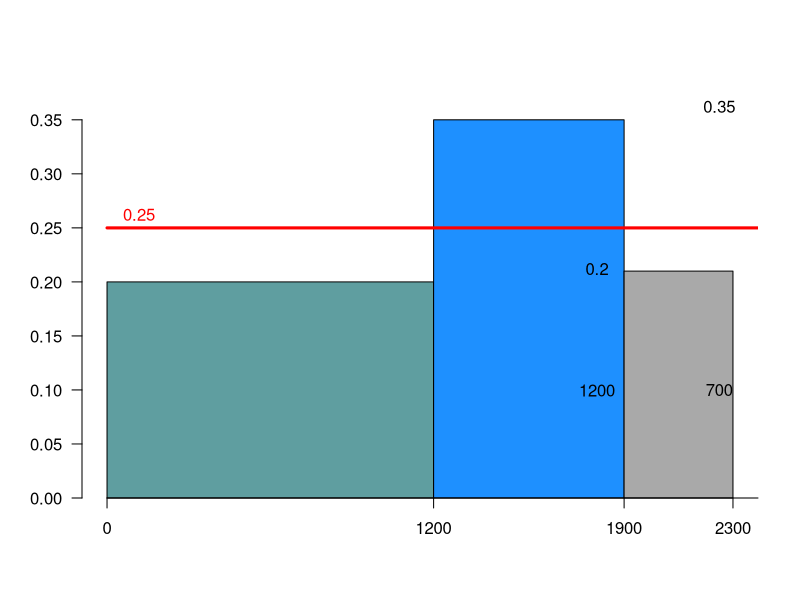

Here is the R script that generated this plot:

x <- c(1200,700,400)
y <-c(.20,.35,.21)

df = data.frame(x = x
               , y = y)


barmekko <- function(df) {

  colors <-c("cadetblue","dodgerblue1","darkgrey","orange","blue")

  df$xa = cumsum(df$x)
  df$xl <- lag(df$xa,k=1)
  df$xl <- ifelse(is.na(df$xl),0,df$xl)
  df$xl <- df$xl + (df$x/2)
  df$yl <- min(df$y/2)
  df$mrate <- round(sum(df$x*df$y)/sum(df$x),2)
  df$c <- colors[1:nrow(df)]

  barplot(df$y
        , df$x
        , col=df$c
        , space = 0
        , ylim = c(0,max(df$y*1.1))
        , las=1
        #, main="Title"
        )

    axis(side = 1, at = c(0,df$xa,max(df$xa*1.1)))
    text(df$xl,df$yl,df$x)
    strh <- strheight('W')
    text(df$xl,df$y+strh,df$y)

    lines(c(0,df$xa*1.1)
      , c(min(df$mrate),df$mrate)
      , lty=c(1)
      , type="l"
      , col="red",
      lwd = 3)

    text(strwidth(max(df$mrate)),max(df$mrate)+strh,max(df$mrate),col="red")

}

barmekko(df)
